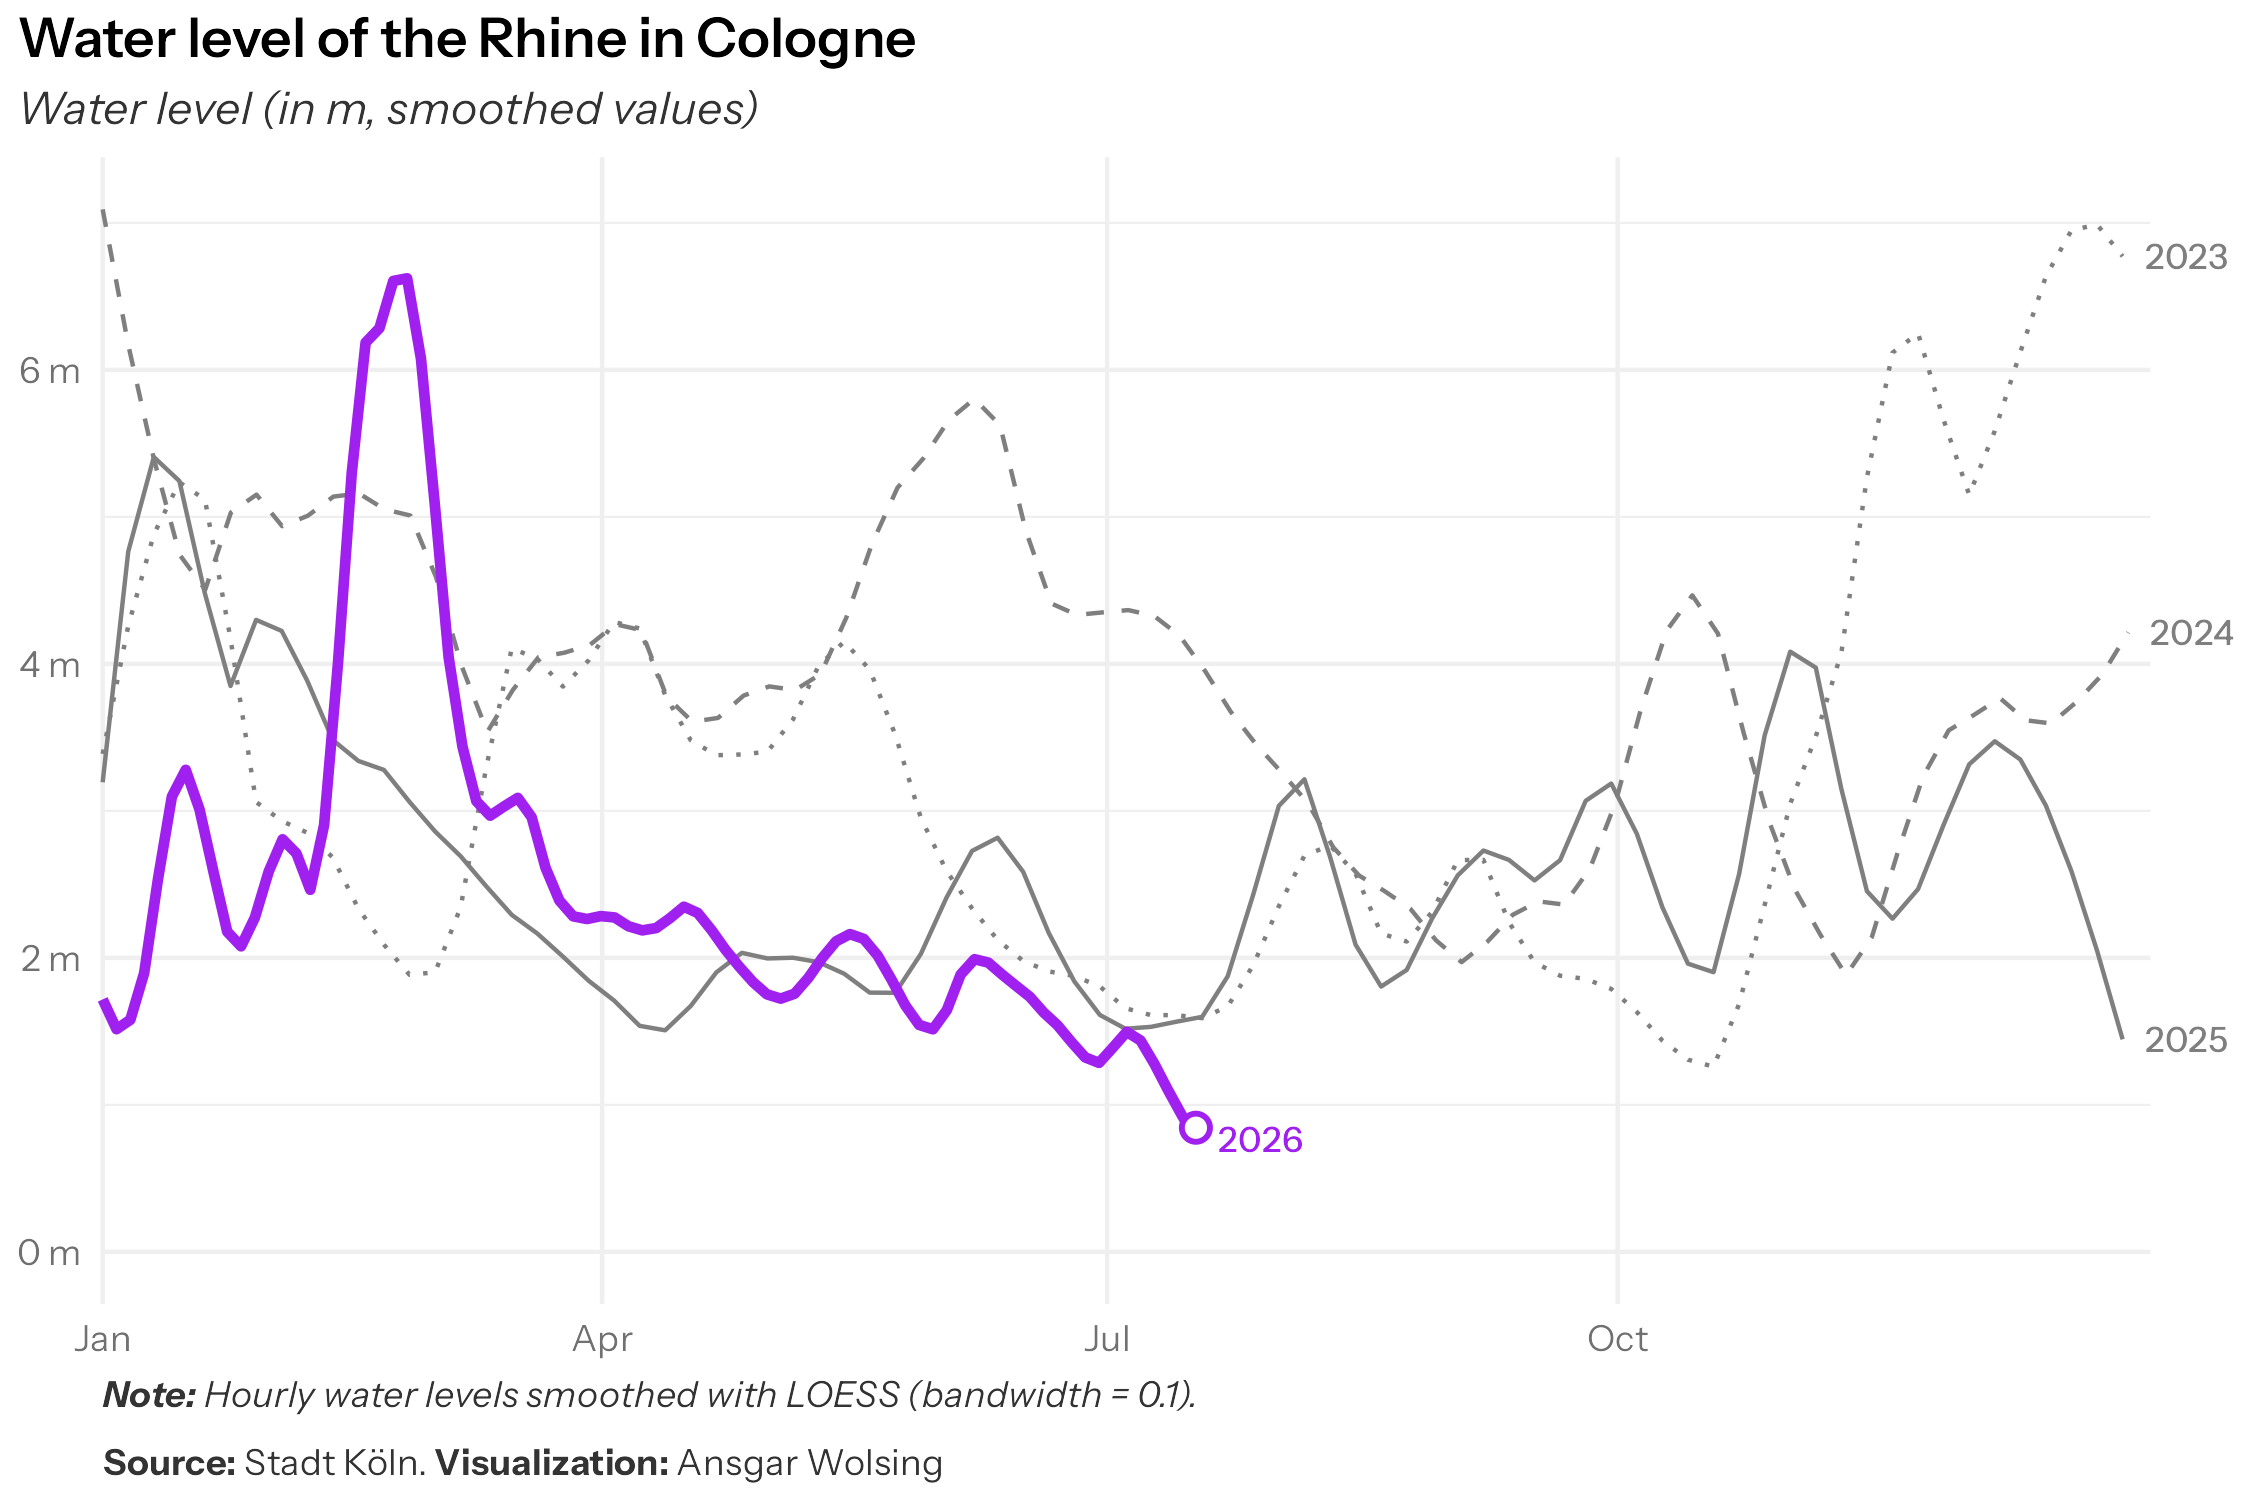

Write R code to recreate this figure.
library(tidyverse)
library(ggtext)

df <- read_csv("~/Downloads/pegel-combined.csv")

df_agg <- df |> 
  mutate(
    year = year(date),
    day = yday(date)) |> 
  filter(year >= 2023) |> 
  filter(water_level > 0) |> 
  summarize(water_level_avg = mean(water_level), .by = c(year, day, date))


# Smoothing for year labels
loess_bw <- 0.1

df_labels <- df_agg |>
  group_by(year) |>
  group_modify(~ {
    last_day <- max(.x$day)
    fit <- loess(water_level_avg ~ day, data = .x, span = loess_bw)
    tibble(
      day = last_day,
      water_level_avg = predict(fit, newdata = tibble(day = last_day))
    )
  }) |>
  ungroup()

df_agg |> 
  ggplot(
    aes(day, water_level_avg, 
      col = year == max(year),
      group = factor(year))) +
  geom_smooth(
    aes(
      linewidth = ifelse(year == max(year), 1.2, 0.5),
      linetype = factor(year)
    ),
    span = loess_bw, se = FALSE) +
  geom_point(
    data = ~filter(., year == max(year)) |> 
      filter(day == max(day)),
    shape = 21, fill = "white", size = 2.5, stroke = 1
  ) +
  geom_text(
    data = df_labels,
    aes(label = year),
    hjust = 0, nudge_x = 4,
    family = "Instrument Sans Medium", size = 3
  ) +
  scale_x_continuous(
    breaks = c(1, 91, 182, 274),
    labels = c("Jan", "Apr", "Jul", "Oct"),
    expand = c(0, 0)
  ) +
  scale_y_continuous(labels = function(x) paste(x, "m")) +
  scale_color_manual(values = c("FALSE" = "grey50", "TRUE" = "purple")) +
  scale_linewidth_identity() +
  scale_linetype_manual(
    values = c("2026" = "solid", "2025" = "solid", 
      "2024" = "dashed", "2023" = "dotted", "2022" = "dotdash")) +
  coord_cartesian(ylim = c(0, NA), clip = "off") +
  guides(
    color = "none",
    linetype = "none",
    linewidth = "none"
  ) +
  labs(
    title = "Water level of the Rhine in Cologne",
    subtitle = "*Water level (in m, smoothed values)*",
    caption = "***Note:** Hourly water levels smoothed with LOESS (bandwidth = 0.1).*<br><br>
    **Source:** Stadt Köln. **Visualization:** Ansgar Wolsing"
  ) +
  theme_minimal(base_family = "Instrument Sans", paper = "white", ink = "grey20") +
  theme(
    plot.margin = margin(t = 4, r = 24, b = 4, l = 4),
    plot.title = element_text(family = "Instrument Sans SemiBold", color = "black"),
    plot.title.position = "plot",
    plot.subtitle = element_markdown(),
    plot.caption = element_markdown(hjust = 0),
    axis.title = element_blank(),
    panel.grid.minor.x = element_blank()
  )
ggsave("rhine-water-level.png", width = 7.5, height = 5)


df_agg |> 
  ggplot(
    aes(day, water_level_avg, 
      col = year == max(year),
      group = factor(year))) +
  geom_ribbon(
    data = ~filter(., year < max(year)) |> 
      summarize(
        min = min(water_level_avg),
        max = max(water_level_avg),
        .by = day
      ),
    aes(
      x = day, ymin = min, ymax = max
    ),
    fill = "#cccccc88", col = "#cccccc22",
    inherit.aes = FALSE
  ) +
  geom_line(
    data = ~filter(., year == max(year)),
    aes(
      linewidth = ifelse(year == max(year), 1.2, 0.5),
      linetype = factor(year)
    )) +
  geom_point(
    data = ~filter(., year == max(year)) |> 
      filter(day == max(day)),
    shape = 21, fill = "white", size = 2.5, stroke = 1
  ) +
  geom_text(
    data = ~filter(., year == max(year)) |> 
      filter(day == max(day)),
    aes(label = year),
    hjust = 0, nudge_x = 4,
    family = "Instrument Sans SemiBold", size = 3
  ) +
  annotate(
    "text",
    x = 200, y = 5,
    label = "Range 2023-2025",
    family = "Instrument Sans SemiBold", size = 3, color = "#888"
  ) +
  scale_x_continuous(
    breaks = c(1, 91, 182, 274),
    labels = c("Jan", "Apr", "Jul", "Oct"),
    expand = c(0, 0)
  ) +
  scale_y_continuous(labels = function(x) paste(x, "m")) +
  scale_color_manual(values = c("FALSE" = "grey50", "TRUE" = "purple")) +
  scale_linewidth_identity() +
  scale_linetype_manual(
    values = c("2026" = "solid", "2025" = "solid", 
      "2024" = "dashed", "2023" = "dotted", "2022" = "dotdash")) +
  coord_cartesian(ylim = c(0, NA), clip = "off") +
  guides(
    color = "none",
    linetype = "none",
    linewidth = "none"
  ) +
  labs(
    title = "Water level of the Rhine in Cologne",
    subtitle = "*Water level (in meters)*",
    caption = "**Source:** Stadt Köln. **Visualization:** Ansgar Wolsing"
  ) +
  theme_minimal(base_family = "Instrument Sans", paper = "white", ink = "grey20") +
  theme(
    plot.margin = margin(t = 4, r = 24, b = 4, l = 4),
    plot.title = element_text(family = "Instrument Sans SemiBold", color = "black"),
    plot.title.position = "plot",
    plot.subtitle = element_markdown(),
    plot.caption = element_markdown(hjust = 0),
    axis.title = element_blank(),
    panel.grid.minor.x = element_blank()
  )
ggsave("rhine-water-level-ribbon.png", width = 7.5, height = 5)


df_agg |> 
  ggplot(
    aes(day, water_level_avg, 
      col = year == max(year),
      group = factor(year))) +
  geom_smooth(
    aes(
      linewidth = ifelse(year == max(year), 1.2, 0.25)
    ),
    span = loess_bw, se = FALSE
  ) +
  geom_point(
    data = ~filter(., year == max(year)) |> 
      filter(day == max(day)),
    shape = 21, fill = "white", size = 2.5, stroke = 1
  ) +
  geom_text(
    data = df_labels,
    aes(label = year),
    hjust = 0, nudge_x = 4,
    family = "Instrument Sans Medium", size = 3
  ) +
  scale_x_continuous(
    breaks = c(1, 91, 182, 274),
    labels = c("Jan", "Apr", "Jul", "Oct"),
    expand = c(0, 0)
  ) +
  scale_y_continuous(labels = function(x) paste(x, "m")) +
  scale_color_manual(values = c("FALSE" = "grey50", "TRUE" = "purple")) +
  scale_linewidth_identity() +
  coord_cartesian(ylim = c(0, NA), clip = "off") +
  guides(
    color = "none",
    linetype = "none",
    linewidth = "none"
  ) +
  labs(
    title = "Water level of the Rhine in Cologne",
    subtitle = "*Water level (in meters)*",
    caption = "***Note:** Hourly water levels smoothed with LOESS (bandwidth = 0.1).*<br><br>
    **Source:** Stadt Köln. **Visualization:** Ansgar Wolsing"
  ) +
  theme_minimal(base_family = "Instrument Sans", paper = "white", ink = "grey20") +
  theme(
    plot.margin = margin(t = 4, r = 24, b = 4, l = 4),
    plot.title = element_text(family = "Instrument Sans SemiBold", color = "black"),
    plot.title.position = "plot",
    plot.subtitle = element_markdown(),
    plot.caption = element_markdown(hjust = 0),
    axis.title = element_blank(),
    panel.grid.minor.x = element_blank()
  )
ggsave("rhine-water-level-lines.png", width = 7.5, height = 5)
